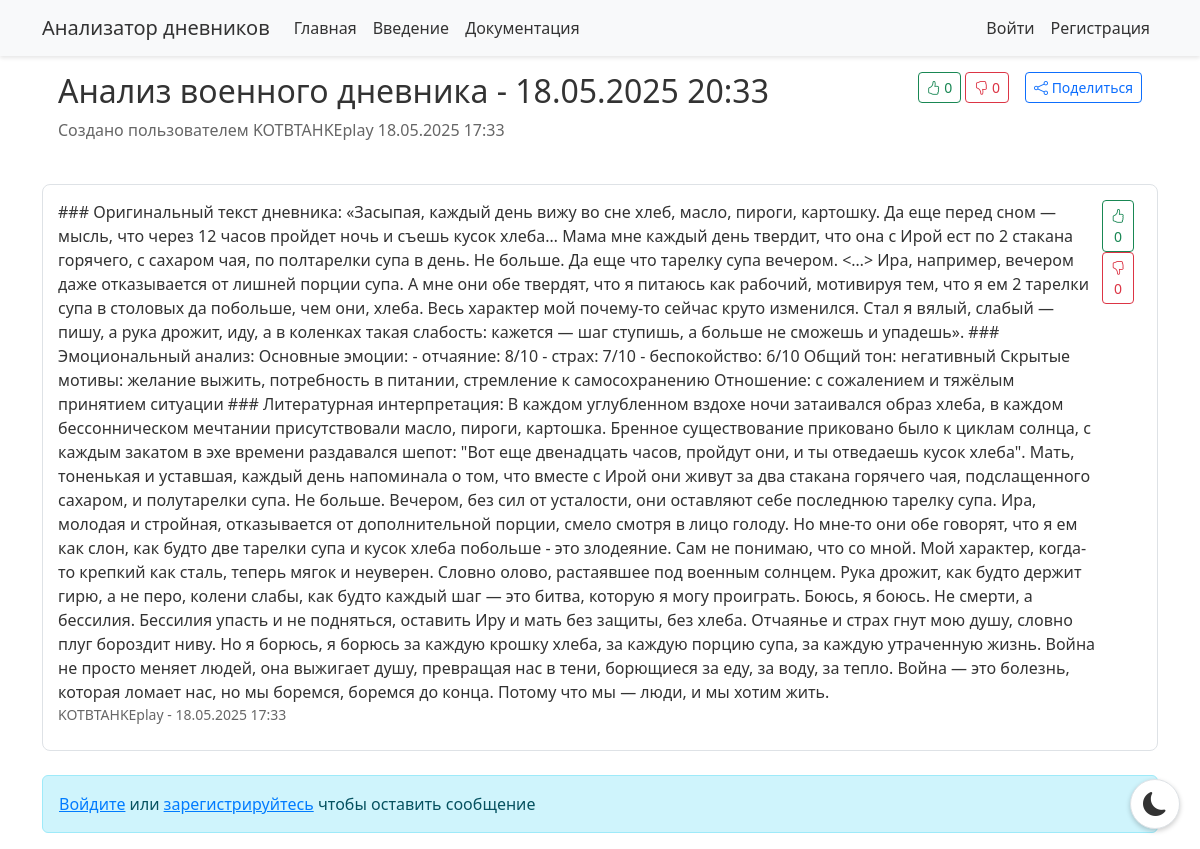
Screenshot of /topic/2 with the database file from the repository.
### forum.py (models this page shows, shortened)
class Topic(db.Model):
    id = db.Column(db.Integer, primary_key=True)
    title = db.Column(db.String(200), nullable=False)
    user_id = db.Column(db.Integer, db.ForeignKey('user.id'), nullable=False)
    created_at = db.Column(db.DateTime, default=datetime.utcnow)
    votes_up = db.Column(db.Integer, default=0)
    votes_down = db.Column(db.Integer, default=0)
    messages = db.relationship('Message', backref='topic', lazy=True, cascade='all, delete-orphan')
    votes = db.relationship('TopicVote', backref='topic', lazy=True, cascade='all, delete-orphan')
    def get_vote_from_user(self, user):
        if not user.is_authenticated:
            return 0
        vote = TopicVote.query.filter_by(topic_id=self.id, user_id=user.id).first()
        return vote.vote_type if vote else 0

class User(UserMixin, db.Model):
    id = db.Column(db.Integer, primary_key=True)
    username = db.Column(db.String(80), unique=True, nullable=False)
    password_hash = db.Column(db.String(120), nullable=False)
    created_at = db.Column(db.DateTime, default=datetime.utcnow)
    topics = db.relationship('Topic', backref='author', lazy=True)
    messages = db.relationship('Message', backref='author', lazy=True)
    topic_votes = db.relationship('TopicVote', backref='user', lazy=True)
    message_votes = db.relationship('MessageVote', backref='user', lazy=True)

class Message(db.Model):
    id = db.Column(db.Integer, primary_key=True)
    content = db.Column(db.Text, nullable=False)
    created_at = db.Column(db.DateTime, default=datetime.utcnow)
    topic_id = db.Column(db.Integer, db.ForeignKey('topic.id'), nullable=False)
    user_id = db.Column(db.Integer, db.ForeignKey('user.id'), nullable=False)
    votes_up = db.Column(db.Integer, default=0)
    votes_down = db.Column(db.Integer, default=0)
    votes = db.relationship('MessageVote', backref='message', lazy=True, cascade='all, delete-orphan')
    def get_vote_from_user(self, user):
        if not user.is_authenticated:
            return 0
        vote = MessageVote.query.filter_by(message_id=self.id, user_id=user.id).first()
        return vote.vote_type if vote else 0

### app.py (the view)
@app.route('/topic/<int:topic_id>')
def view_topic(topic_id):
    topic = Topic.query.get_or_404(topic_id)
    messages = Message.query.filter_by(topic_id=topic_id).order_by(Message.created_at).all()
    return render_template('topic.html', topic=topic, messages=messages)

### templates/topic.html (shortened to what this page needs)
{% extends "base.html" %}
{% block content %}
<div class="forum-topic">
    <div class="d-flex justify-content-between align-items-start">
        <div>
            <h2>{{ topic.title }}</h2>
            <p class="text-muted">
                Создано пользователем {{ topic.author.username }}
                {{ topic.created_at.strftime('%d.%m.%Y %H:%M') }}
            </p>
        </div>
        <div class="d-flex align-items-center">
            <div class="vote-buttons me-3" data-id="{{ topic.id }}" data-type="topic">
                <button class="btn btn-sm btn-outline-success vote-btn" data-vote="1"
                        {% if topic.get_vote_from_user(current_user) == 1 %}disabled{% endif %}>
                    <i class="bi bi-hand-thumbs-up"></i>
                    <span class="votes-up">{{ topic.votes_up }}</span>
                </button>
                <button class="btn btn-sm btn-outline-danger vote-btn" data-vote="-1"
                        {% if topic.get_vote_from_user(current_user) == -1 %}disabled{% endif %}>
                    <i class="bi bi-hand-thumbs-down"></i>
                    <span class="votes-down">{{ topic.votes_down }}</span>
                </button>
            </div>
            <div class="share-button">
                <button class="btn btn-sm btn-outline-primary" onclick="shareUrl()">
                    <i class="bi bi-share"></i> Поделиться
                </button>
            </div>
        </div>
    </div>
</div>
<div class="messages">
    {% for message in messages %}
    <div class="message">
        <div class="d-flex justify-content-between align-items-start">
            <div class="message-content flex-grow-1">{{ message.content }}</div>
            <div class="d-flex align-items-center">
                <div class="vote-buttons me-2" data-id="{{ message.id }}" data-type="message">
                    <button class="btn btn-sm btn-outline-success vote-btn" data-vote="1"
                            {% if message.get_vote_from_user(current_user) == 1 %}disabled{% endif %}>
                        <i class="bi bi-hand-thumbs-up"></i>
                        <span class="votes-up">{{ message.votes_up }}</span>
                    </button>
                    <button class="btn btn-sm btn-outline-danger vote-btn" data-vote="-1"
                            {% if message.get_vote_from_user(current_user) == -1 %}disabled{% endif %}>
                        <i class="bi bi-hand-thumbs-down"></i>
                        <span class="votes-down">{{ message.votes_down }}</span>
                    </button>
                </div>
            </div>
        </div>
        <div class="message-meta">
            {{ message.author.username }} -
            {{ message.created_at.strftime('%d.%m.%Y %H:%M') }}
        </div>
    </div>
    {% endfor %}
</div>
{% if current_user.is_authenticated %}
<div class="reply-form mt-4">
    <h4>Ответить</h4>
    <form method="POST" action="{{ url_for('reply', topic_id=topic.id) }}">
        <div class="mb-3">
            <textarea class="form-control" name="content" rows="3" required></textarea>
        </div>
        <button type="submit" class="btn btn-primary">Отправить</button>
    </form>
</div>
{% else %}
<div class="alert alert-info mt-4">
    <a href="{{ url_for('login') }}">Войдите</a> или
    <a href="{{ url_for('register') }}">зарегистрируйтесь</a>
    чтобы оставить сообщение
</div>
{% endif %}
{% endblock %}

### static/css/styles.css (style rules this page uses)
:root { --bg-primary: #ffffff; --bg-secondary: #f8f9fa; --text-primary: #333333; --text-secondary: #666666; --border-color: #dee2e6; --card-bg: #ffffff; --navbar-bg: #f8f9fa; --input-bg: #ffffff; --modal-bg: #ffffff; }
body { background-color: var(--bg-primary); color: var(--text-primary); transition: background-color 0.3s ease, color 0.3s ease; }
.text-muted { color: var(--text-secondary) !important; }
a { color: #007bff; }
.forum-topic { transition: all 0.3s ease; border: 1px solid transparent; border-radius: 8px; padding: 15px; margin-bottom: 10px; }
.message { border: 1px solid var(--border-color); border-radius: 8px; padding: 15px; margin-bottom: 15px; background-color: var(--card-bg); }
.message-meta { font-size: 0.875rem; color: var(--text-secondary); margin-bottom: 10px; }

### rows the page displays
Topic: title "Анализ военного дневника - 18.05.2025 20:33", created_at "18.05.2025 17:33", votes_up "0", votes_down "0"
User: author.username "KOTBTAHKEplay"
Message: content "### Оригинальный текст дневника: «Засыпая, каждый день вижу во сне хлеб, масло, пироги, картошку. Да еще перед сном — мысль, что через 12 часов пройдет ночь и съешь кусок хлеба… Мама мне каждый день твердит, что она с Ирой ест по 2 стакана горячего, с сахаром чая, по полтарелки супа в день. Не больше. Да еще что тарелку супа вечером. <…> Ира, например, вечером даже отказывается от лишней порции супа. А мне они обе твердят, что я питаюсь как рабочий, мотивируя тем, что я ем 2 тарелки супа в столовых да побольше, чем они, хлеба. Весь характер мой почему-то сейчас круто изменился. Стал я вялый, слабый — пишу, а рука дрожит, иду, а в коленках такая слабость: кажется — шаг ступишь, а больше не…", votes_up "0", votes_down "0", author.username "KOTBTAHKEplay", created_at "18.05.2025 17:33"
